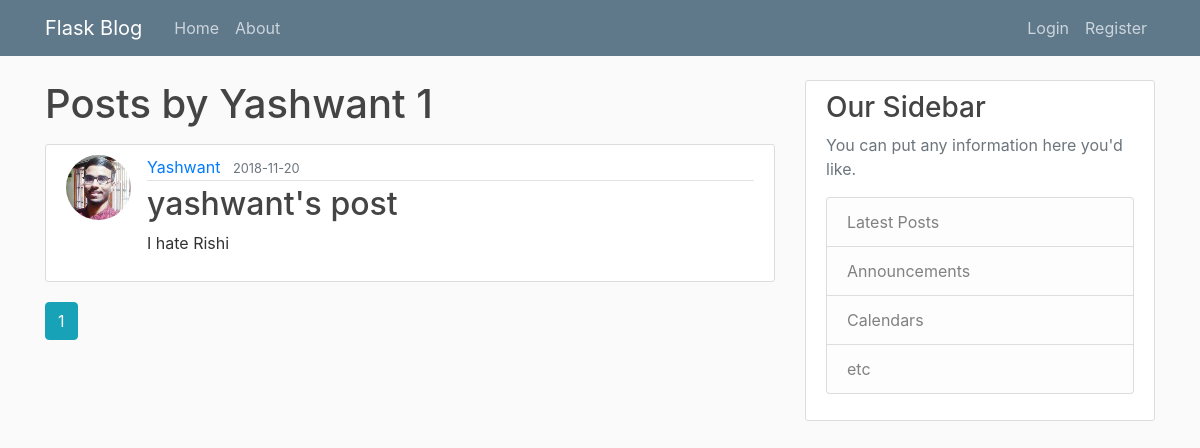
The app's page /user/Yashwant with its own data.
### flaskblog/models.py (models this page shows, shortened)
class User(db.Model,UserMixin):
    id = db.Column(db.Integer,primary_key=True)
    username = db.Column(db.String(20),unique=True,nullable=False)
    email = db.Column(db.String(120),unique=True,nullable=False)
    image_file =  db.Column(db.String(20),nullable=False,default='default.jpg')
    password = db.Column(db.String(60),nullable=False)
    posts = db.relationship('Post',backref='author',lazy=True)

class Post(db.Model):
    id = db.Column(db.Integer,primary_key=True)
    title = db.Column(db.String(100),nullable=False)
    date_posted = db.Column(db.DateTime, nullable=False,default=datetime.utcnow)
    content =  db.Column(db.Text,nullable=False)
    user_id = db.Column(db.Integer,db.ForeignKey('user.id'),nullable=False)

### flaskblog/users/routes.py (the view)
@users.route("/user/<string:username>")
def user_posts(username):
    page = request.args.get('page',1,type=int)
    user = User.query.filter_by(username=username).first_or_404()
    posts = Post.query.filter_by(author=user).order_by(Post.date_posted.desc()).paginate(page=page,per_page=5)
    return render_template('user_post.html',posts=posts,user=user)

### flaskblog/templates/user_post.html (shortened to what this page needs)
{% extends "layout.html" %}
{% block content %}
       <h1 class="mb-3">Posts by {{ user.username }} {{ posts.total }}</h1>
       {% for post in posts.items %}
       <article class="media content-section">
        <img class="rounded-circle article-img" src="{{ url_for('static',filename='profile_pics/'+post.author.image_file) }}">
       <div class="media-body">
       <div class="article-metadata">
        <a class="mr-2" href="{{ url_for('users.user_posts',username=post.author.username) }}">{{ post.author.username }}</a>
         <small class="text-muted">{{ post.date_posted.strftime('%Y-%m-%d') }}</small>
    </div>
        <h2><a class="article-title" href="{{ url_for('posts.post',post_id=post.id) }}">{{ post.title }}</a></h2>
            <p class="article-content">{{ post.content }}</p>
            </div>
            </article>
      {% endfor %}
    {% for page_num in posts.iter_pages(left_edge=1,right_edge=1,left_current=1,right_current=2) %}
          {% if page_num %}
              {% if posts.page == page_num %}
                <a class="btn btn-info mb-4" href="{{ url_for('users.user_posts',username=user.username,page=page_num) }}">{{ page_num }}</a>
              {% else %}
                 <a class="btn btn-outline-info mb-4" href="{{ url_for('users.user_posts',username=user.username,page=page_num) }}">{{ page_num }}</a>
              {% endif %}
          {% endif %}
    {% endfor %}
  {% endblock content %}

### flaskblog/static/main.css (style rules this page uses)
body { background: #fafafa; color: #333333; margin-top: 5rem; }
h1, h2, h3, h4, h5, h6 { color: #444444; }
.content-section { background: #ffffff; padding: 10px 20px; border: 1px solid #dddddd; border-radius: 3px; margin-bottom: 20px; }
.article-title { color: #444444; }
.article-content { white-space: pre-line; }
.article-img { height: 65px; width: 65px; margin-right: 16px; }
.article-metadata { padding-bottom: 1px; margin-bottom: 4px; border-bottom: 1px solid #e3e3e3 }

### records on screen
User: username "Yashwant"
Post: image_file (placeholder picture), author.username "Yashwant", date_posted "2018-11-20", title "yashwant's post", content "I hate Rishi"

### other values on screen
{{ posts.total }} "1"
{{ page_num }} "1"
